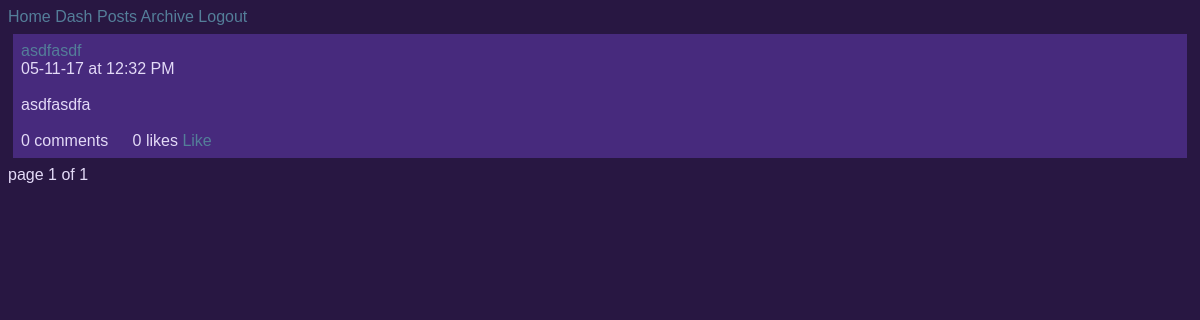
/marchdude/posts/ (signed in), run on an earlier commit of the app's database.
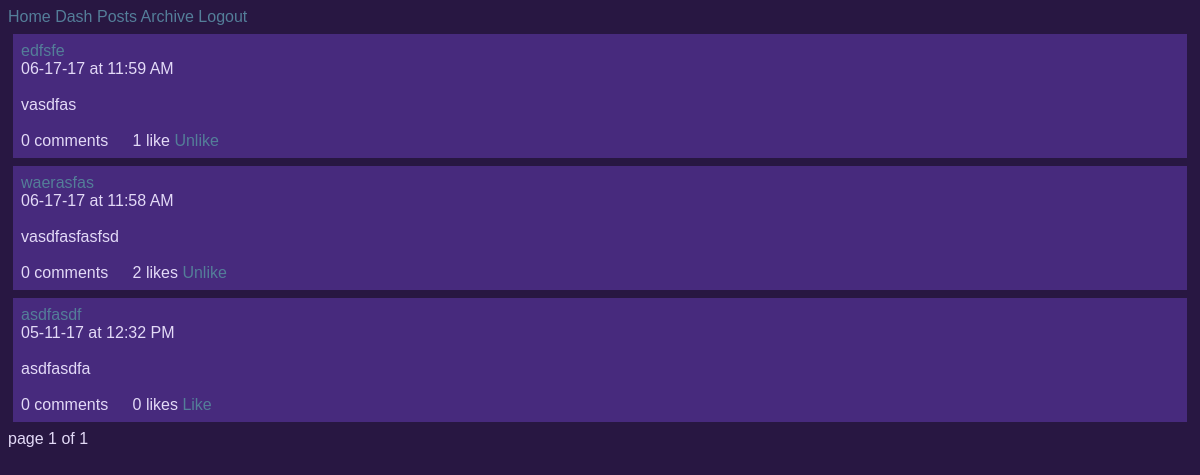
And on a later commit of the database.
### posts/models.py (models this page shows)
class Post(models.Model):
        title = models.CharField(max_length=100)
        pub_date = models.DateTimeField('date published', auto_now_add=True)
        body = models.TextField()
        user = models.ForeignKey(User, on_delete=models.CASCADE, null=True)
        def utc_to_local(self, utc_datetime):
	        return utc_datetime.astimezone(tz=None)
        def __str__(self):
	        date = self.utc_to_local(self.pub_date).strftime('%m-%d-%y')
	        time = self.utc_to_local(self.pub_date).strftime('%I:%M %p')
	        return '%s at %s \n\n %s \n\n' % (date, time, self.body)

### comments/models.py (models this page shows)
class Like(models.Model):
    post = models.ForeignKey(Post, on_delete=models.CASCADE, null=True)
    liker = models.ForeignKey(User, on_delete=models.CASCADE, null=True)

### posts/views.py (the view)
def index(request, username):
    try:
    	User.objects.get(username=username)
    except:
        context = {'username': None}
        return render(request, 'posts/index.html', context)
    user = User.objects.get(username=username)
    posts = Post.objects.filter(user=user)
    paginator = Paginator(posts, 8)
    page = request.GET.get('page')
    try:
        posts = paginator.page(page);
    except PageNotAnInteger:
        posts = paginator.page(1);
    except EmptyPage:
        posts = paginator.page(paginator.num_pages)
    context = {
        'username': user,
        'posts': posts
    }
    return render(request, 'posts/index.html', context)

### posts/templatetags/likes_features.py (called while the page is built)
@register.simple_tag
def like_text(count):
	if count == 1:
		return str(count) + " like"
	else:
		return str(count) + " likes"

@register.simple_tag
def comment_text_index(count):
	if count == 1:
		return str(count) + " comment"
	else:
		return str(count) + " comments"

@register.simple_tag
def like_button(user, post):
	if user.like_set.filter(post=post):
		like_text = "Unlike"
	else:
		like_text = "Like"
	return like_text

### posts/templates/posts/index.html (shortened to what this page needs)
{% extends 'Blog/base.html' %}
{% load likes_features %}
{% block content %}
{% if username == None %}
	<h1>"Whoa dude, this user doesn't exist!"</h1>
{% else %}
	{% for post in username.post_set.all reversed %}
		<div class="post">
			<a href={% url 'posts:display-post' username=username post_number=post.id %}>{{ post.title|linebreaksbr }}</a> <br>
			{{ post|linebreaksbr }}
			<span class="comments">
				{% comment_text_index post.comment_set.count %}
			</span>
			<span class="likes" id="like-{{ post.id }}">
			{% like_text post.like_set.count %}
			</span>
			{% if user.is_authenticated %}
			<span>
				<a href={% url 'comments:like' username=post.user.username post_id=post.id %} class="like-link" id="like-link-{{ post.id }}">
				{% like_button request.user post %}
				</a>
			{% endif %}
			</span>
		</div>
	{% endfor %}
		<div class='pagination'>
			<span class='page-nav'>
			<span class='current'>
				page {{ posts.number }} of {{ posts.paginator.num_pages }}
			</span>
			</span>
		</div>
{% endif %}
{% endblock content%}

### templates/Blog/base.html (shortened to what this page needs)
<!DOCTYPE html>
{% load static %}
<html>
<head>
	<link rel="stylesheet" type="text/css" href="{% static 'Blog/site.css' %}" />
</head>
<body>
	<div class="container">
		<nav>
			<a href={% url 'home:index' %}>Home</a>
			{% if user.is_authenticated %}
			<a href={% url 'dashboard:index' %}>Dash</a>
			<a href={% url 'posts:index' username=user.username %}>Posts</a>
			<a href={% url 'posts:archive' username=user.username %}>Archive</a>
			<a href={% url 'logout' %}>Logout</a>
			{% else %}
			<a href={% url 'login' %}>Login </a>
			<a href={% url 'signup:index' %}>Signup</a>
			{% endif %}
		</nav>
	</div>
	<div class="container">
	{% block content %}
	{% endblock content %}
	</div>
</body>
</html>

### static/Blog/site.css (style rules this page uses)
a:link { text-decoration: none; color: #547E99; }
nav { background-color: #281742; font-family: Arial, Georgia, serif; }
body { color: #E3DAF7; background-color: #281742; font-family: Arial, Georgia, serif; }
.post { background-color: #472A7D; padding: 8px; margin: 8px 5px; }
.comments { padding-right: 20px; color: #E3DAF7; }

What changed in the data, as far as the page shows it:
added Post: title "edfsfe", pub_date+body "06-17-17 at 11:59 AM vasdfas", id "0 comments", id "1 like", auth_user.id.liker_id "Unlike"
added Post: title "waerasfas", pub_date+body "06-17-17 at 11:58 AM vasdfasfasfsd", id "0 comments", id "2 likes", auth_user.id.liker_id "Unlike"
